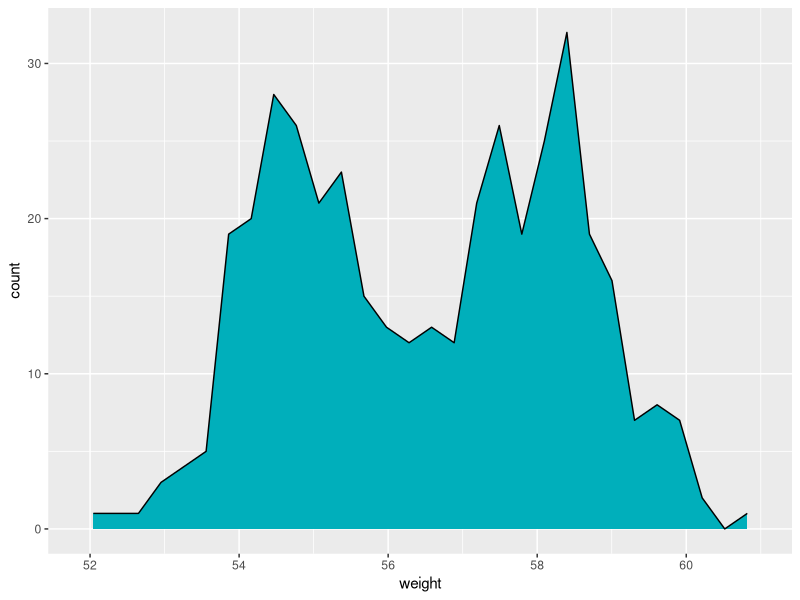
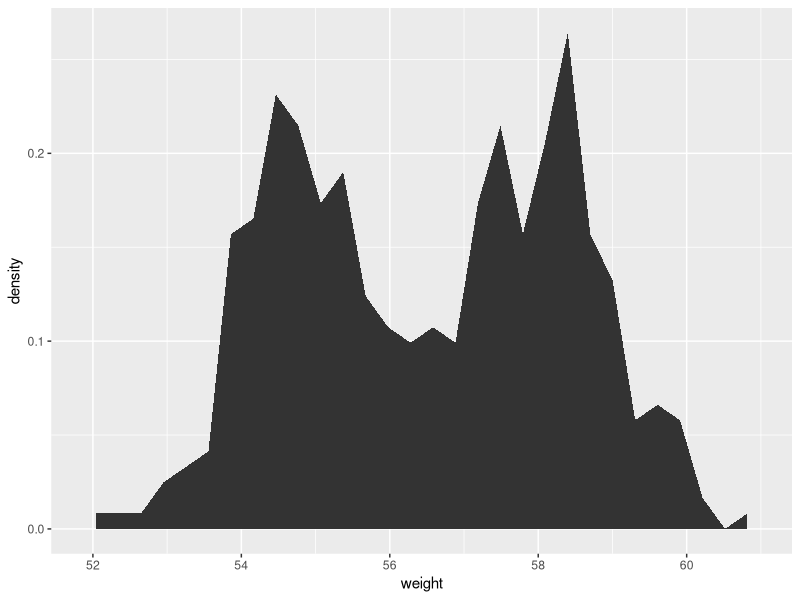
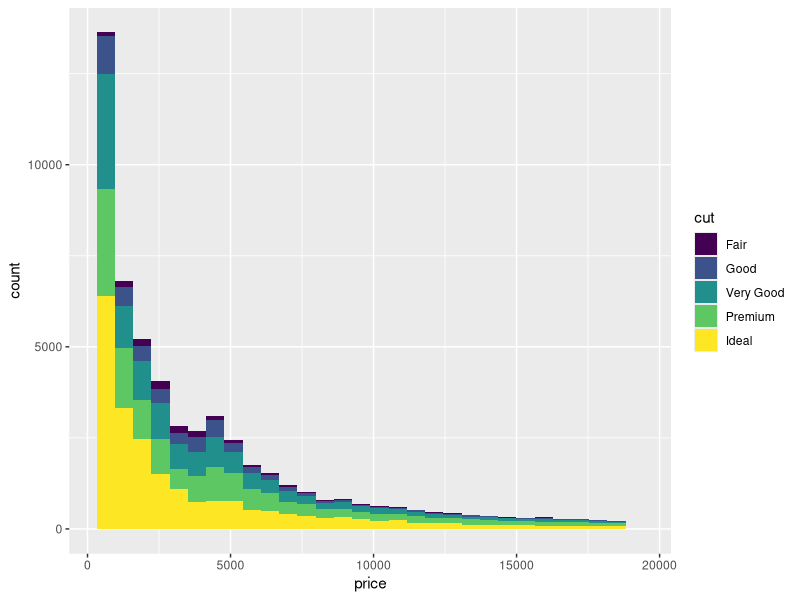
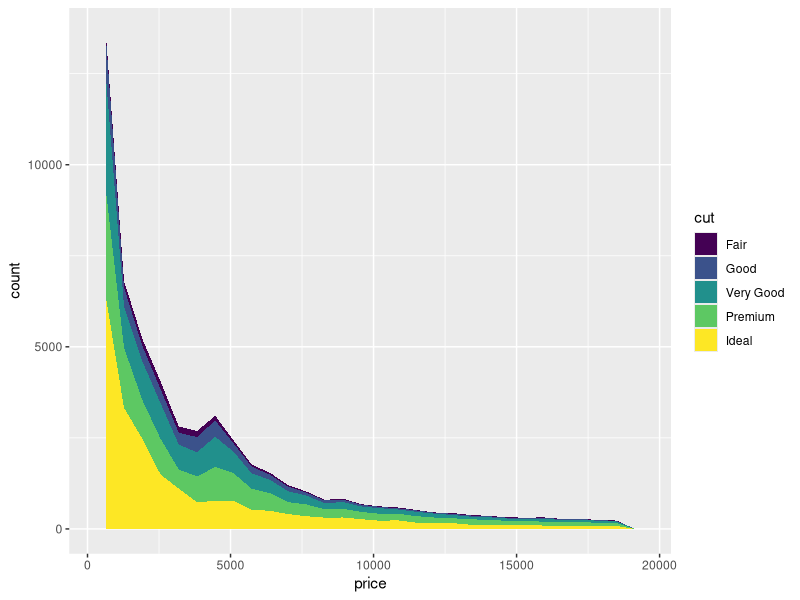
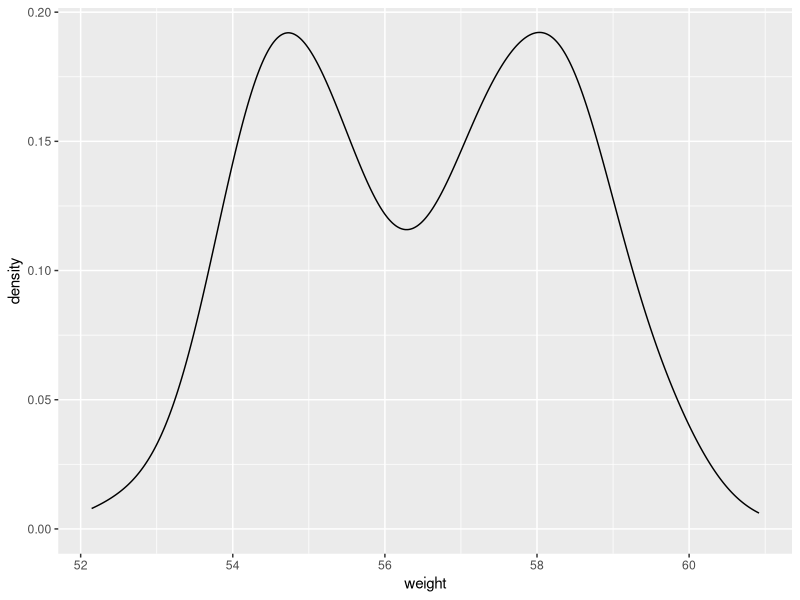
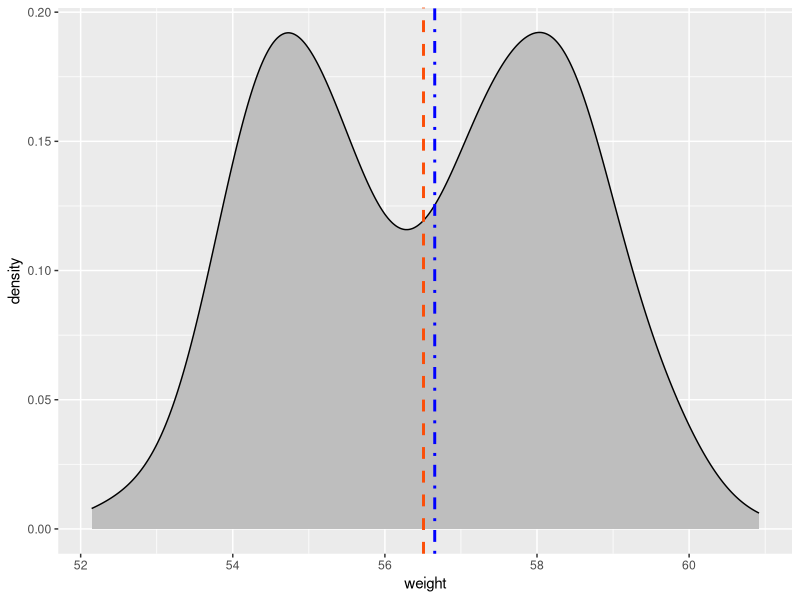
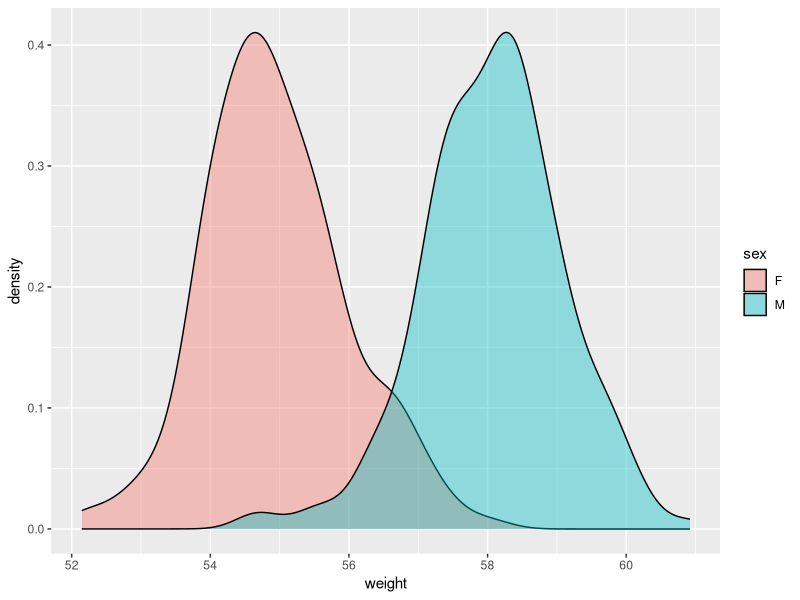
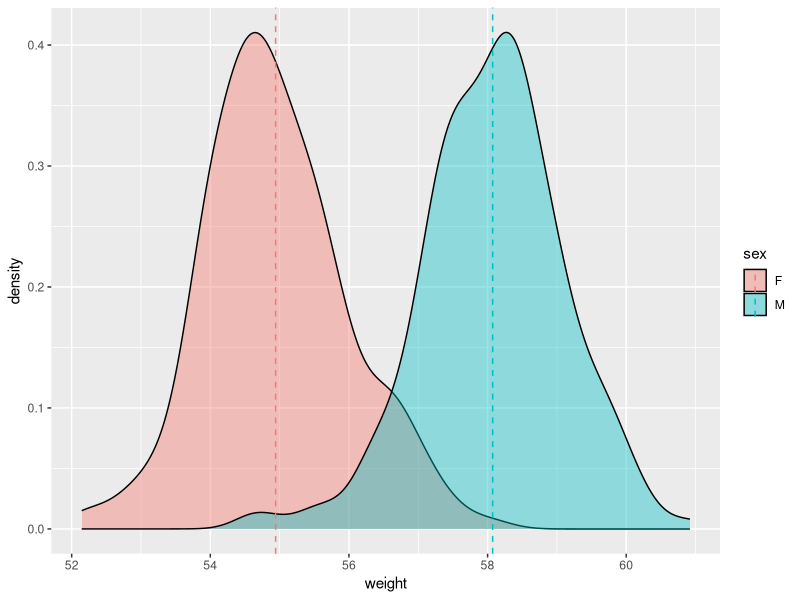

Source code (R) for these figures, in order:
## ---- chunk 1
library(ggplot2)
library(dplyr)
## ---- chunk 2
set.seed(1234)
wdata = as_data_frame(data.frame(sex = factor(rep(c("F", "M"), each=200)), weight = c(rnorm(200,55),rnorm(200,58))))
wdata

mu <- wdata %>% group_by(sex) %>% summarize(grp.mean = mean(weight))
mu

a <- ggplot(wdata, aes(x = weight))

a + geom_area(stat = "bin", color = "black", fill = "#00AFBB")
#a + geom_area() will not get right result, object 'y' not found. Use stat to specify the count as y 
#Note that, by default y axis corresponds to the count of weight values. If you want to change the plot in order to have the density on y axis, the R code would be as follow.
a + geom_area(aes(y = ..density..), stat = "bin")

data("diamonds")
diamonds <- as_data_frame(diamonds)
diamonds
p <- ggplot(diamonds, aes(x = price, fill = cut))
# Bar plot
p + geom_bar(stat = "bin")
# Area plot
p + geom_area(stat = "bin")
## ---- chunk 3
# Basic plots
a + geom_density()

# Add color and mean xintercept and median xintercept
a + geom_density(color = "black", fill = "gray") + geom_vline(aes(xintercept = mean(weight)), color = "#FC4E08", linetype = "dashed", size = 1) + geom_vline(aes(xintercept = median(weight)), color = "blue", linetype = 4, size = 1)

# Change color by group
a + geom_density(aes(fill = sex), alpha = 0.4) 

# Add mean lines and color by sex
a + geom_density(aes(fill = sex), alpha = 0.4) + geom_vline(data = mu, aes(xintercept = grp.mean, color = sex), linetype = "dashed")

# Change manually 
# change line manually
a2 <- a + geom_density(aes(color = sex)) + geom_vline(data = mu, aes(xintercept = grp.mean, color = sex), linetype = "dashed") + theme_minimal()

a2 + scale_color_manual(values = c("#999999", "#E69F00"))

a2 + scale_color_brewer(palette = "Paired")

a2 + scale_color_grey()

# change fill manually
a3 <- a + geom_density(aes(fill = sex), alpha = 0.4) + theme_minimal()

a3 + scale_fill_manual(values = c("#999999", "#E69F00"))

a3 + scale_fill_brewer(palette = "Dark2")

a3 + scale_fill_grey()
## ---- chunk 4
# Basic plot
a + geom_histogram()

a + geom_histogram(bins = 50)

#Note that by default, stat_bin uses 30 bins - this might not be good default. You can change the number of bins (e.g.: bins = 50 or the bin width e.g.: binwidth = 0.5.
a + geom_histogram(bins = 50, color = "black", fill = "grey") + geom_vline(aes(xintercept = mean(weight)), color = "#FC4E07", linetype = "dashed", size = 1) + theme_minimal()

a + geom_histogram(aes(y = ..density..), bins = 50)

# Change color by sex
a + geom_histogram(aes(color = sex), fill = "white", bins = 50) + theme_minimal()

# Position adjustment "identity"(overlaid)
a + geom_histogram(aes(color = sex), fill = "white", bins = 50, alpha = 0.6, position = "identity")

# Position adjustment "dodge" (Interleaved)
# Add mean lines and color by sex
a + geom_histogram(aes(color = sex), fill = "white", alpha = 0.6, position = "dodge", bins = 50) + geom_vline(aes(xintercept = mean(weight)), linetype = "dashed")

# Change fill, color manually
# Change outline color manually
a + geom_histogram(aes(color = sex), fill = "white", alpha = 0.4, position = "identity", bins = 50) + scale_color_manual(values = c("#00AFBB","#E7B800"))

# Change fill and outline color manually
# a + geom_histogram(aes(color = sex), fill = "white", alpha =0.4, position = "identity", bins = 50) + scale_fill_manual(values = c("#00AFBB", "#E7B800")) + scale_color_manual(values = c("#00AFBB", "#E7B800")) 
# wrong command, I have to assign fill first by group

a + geom_histogram(aes(color = sex, fill = sex), alpha =0.4, position = "identity", bins = 50) + scale_fill_manual(values = c("#00AFBB", "#E7B800")) + scale_color_manual(values = c("#00AFBB", "#E7B800")) 


## Combine Histogram and Density Plots

# Plot histogram with density values on y-axis(instead of count values).
# Add density plot with transparent density plot

# Histogram with density plot
a + geom_histogram(aes(y = ..density..),color = "black", fill = "white") + geom_density(alpha = 0.2, fill = "#FF6666") + theme_minimal()

# Color by groups
a + geom_histogram(aes(y = ..density.., color = sex, fill = sex),  alpha = 0.4, position = "identity") + geom_density(aes(color = sex), size =1)


## ---- chunk 5
# Basic plot
a + geom_freqpoly(bins = 30) + theme_minimal()

# Change color and linetype by sex
# Use custom color palettes
a + geom_freqpoly(aes(color = sex, linetype = sex), bins = 30 ) +  scale_color_manual(values = c("#999999", "#E69F00"))+theme_minimal()

# y density
a + geom_freqpoly(aes(y = ..density.., color = sex, linetype = sex), bins = 30 ) +  scale_color_manual(values = c("#999999", "#E69F00"))+theme_minimal()
## ---- chunk 6
a + geom_dotplot(aes(fill = sex))
## ---- chunk 7
a + stat_ecdf(geom = "point")

a + stat_ecdf(geom = "step")
## ---- chunk 8
data(mtcars)
mtcars <- as_data_frame(mtcars)
mtcars
mtcars <- mutate(mtcars, cyl = as.factor(cyl))
mtcars

p <- ggplot(mtcars, aes(sample = mpg))

# Basic plot
p + stat_qq()

# Change point shapes by groups
# Use custom color palettes
p + stat_qq(aes(shape = cyl, color = cyl)) + scale_color_manual(values = c("#00AFBB", "#E7B800", "#FC4E07"))
## ---- chunk 9
data(mpg)
mpg <- as_data_frame(mpg)
mpg

ggplot(mpg, aes(fl)) + geom_bar(fill = "steelblue") + theme_minimal()
## ---- chunk 10
# Data format
mtcars
b <- ggplot(mtcars, aes(x = wt, y= mpg))
# x weight
# y miles/gallon
#Basic scatter plots
b + geom_point(color = "#00AFBB")

# Change the point size, and shape
b + geom_point(color = "#00AFBB", size = 2, shape = 23)

# Control point size by continuous variable values
# qsec 1/4 mile time
b + geom_point(aes(size = qsec), color = "#00AFBB")

# Label text
b + geom_point() + geom_text(label = rownames(mtcars), nudge_y = 0.8)

# Change shape, color, size automatically
# Change point shape by the level of cyl
b + geom_point(aes(shape = cyl))

# Change point shape and colors
b + geom_point(aes(color = cyl, shape = cyl))

# Change shape, color, size manually
# Change the point sizes manually
b + geom_point(aes(color = cyl, shape = cyl, size = cyl)) + scale_size_manual(values = c(2,3,4))

# Change the point shapes and colors manually
b + geom_point(aes(color = cyl, shape = cyl)) + scale_shape_manual(values = c(3,16,17)) + scale_color_manual(values = c('#999999','#E69F00', '#56B4E9'))

# Use brewer color palettes
b + geom_point(aes(color = cyl, shape = cyl)) + scale_color_brewer(palette = "Dark2") + theme_minimal()

# Use grey scale
b + geom_point(aes(color = cyl, shape = cyl)) + scale_color_grey() + theme_minimal()

#####################################################
##Add regression line or smoothed conditional mean###
#####################################################
#geom_smooth(), geom_abline()
#alpha, color, fill, shape, linetype, size
#geom_smooth(method = "auto")
#method:loess->local regression, lm-> linear regression

# Add regression line
b + geom_point() + geom_smooth(method = lm)

# Point + regression line
# Remove the confidence interval
b + geom_point() + geom_smooth(method = lm, se = FALSE)

# loess method, local regression fitting
b + geom_point() + geom_smooth()

# Change the color and shape by groups 吧
b + geom_point(aes(color = cyl, shape = cyl)) + geom_smooth(aes(color = cyl, fill = cyl), method = lm)

# Remove confidence intervals
# Extend the regression lines: fullrage
b + geom_point(aes(color = cyl, shape = cyl)) + geom_smooth(aes(color = cyl), method = lm, se = FALSE, fullrange = TRUE)

# Add marginal rugs to a scatter plot
#geom_rug(sides = "bl")
# sides: a string, "trbl", top, right, bottom, left.
# Add marginal rugs
b + geom_point() + geom_rug()

# Change the color by group
b + geom_point(aes(color = cyl)) + geom_rug(aes(color = cyl))

# Add marginal rugs using faithful data
data(faithful)
faithful <- as_data_frame(faithful)
faithful
ggplot(faithful, aes(x = eruptions, y = waiting)) + geom_point() + geom_rug()

# Jitter points to reduce overplotting
# geom_jitter(), position_jitter()
#alpha, color, fill, shape, size

# Use mpg data
p <- ggplot(mpg, aes(displ, hwy))

# Default sactter plot
p + geom_point()

# Use jitter to reduce overplotting
p + geom_jitter(position = position_jitter(width = 0.5, height = 0.5))
select(mpg, displ, hwy) %>% arrange(-hwy) %>% filter(displ == 1.9)


##
#Text annotation
#geom_text()
#label, alpha, angle, color, family, fontface, hjust, lineheight, size, vjust

b + geom_text(aes(label = rownames(mtcars)), size = 3)

## ---- chunk 11
c <- ggplot(diamonds, aes(carat, price))
# Add heatmap of 2d bin counts
# geom_bin2d produce a scatter plot with rectangular bins.
# stat_bin_2d(), stat_summary_2d()
# max, xmin, ymax, ymin, alpha, color, fill, linetype, size
c + geom_bin2d()

# Change the number of bins
c + geom_bin2d(bins = 15)

# Specify the width of bins
c + geom_bin2d(binwidth = c(1,1000))
c + stat_bin_2d()
c + stat_summary_2d(aes(z = depth))

# Add hexagon bining
#geom_hex()
# stat_bin_hex(), stat_summary_hex()
# alpha, color, fill, size
require(hexbin)
c + geom_hex()

# Change the number of bins
c + geom_hex(bins = 10)
c + stat_bin_hex()
c + stat_summary_hex(aes(z = depth))

# 2D density estimation
# geom_density_2d()
# stat_density_2d()
# alpha, color, linetype, size

# Scatter plot
sp <- ggplot(faithful, aes(x = eruptions, y = waiting))
select(faithful, eruptions, waiting)
# Default plot
sp + geom_density_2d(color = "#E7B800")
# Add points
sp + geom_point(color = "#00AFBB") + geom_density_2d(color = "#E7B800")
# Use stat_density_2d with geom = "polygon"
sp + geom_point() + stat_density_2d(aes(fill = ..level..), geom = "polygon")
# Change the gradient color
sp + geom_point() + stat_density_2d(aes(fill = ..level..), geom = "polygon") + scale_fill_gradient(low = "#00AFBB", high = "#FC3E07")
# Gradient
## ---- chunk 12
ggplot(diamonds, aes(cut, color)) + geom_jitter(aes(color = cut), size = 0.5)
select(diamonds, cut, color)
## ---- chunk 13
data("ToothGrowth")
ToothGrowth$dose <- as.factor(ToothGrowth$dose)
ToothGrowth <- as_data_frame(ToothGrowth)
ToothGrowth
e <- ggplot(ToothGrowth, aes(x = dose, y = len))
## ---- chunk 14
# Basic box plot
e + geom_boxplot()
# Rotate the box plot
e + geom_boxplot() + coord_flip()
# Notched box plot
e + geom_boxplot(notch = TRUE)
# Box plot with mean points
e + geom_boxplot() + stat_summary(fun.y = mean, geom = "point", shape = 18, size = 4, color = "blue")

# chose which item to display
e + geom_boxplot() + scale_x_discrete(limits = c("0.5", "2"))
# change default order of items
e + geom_boxplot() + scale_x_discrete(limits = c("2", "0.5", "1"))

e + stat_boxplot(coeff = 1.5)

# change the color by group
# box plot outline and fill colors can be automatically controlled by the levels of the grouping variable *dose*

# Use single color
e + geom_boxplot(color = "black", fill = "steelblue")

# Change outline colors by dose (groups)
e + geom_boxplot(aes(color = dose))

# Change the fill color by dose (groups)
e + geom_boxplot(aes(fill = dose))

# Change munually outline colors:
# Use custom color palettes
e2 <- e + geom_boxplot(aes(color = dose)) + theme_minimal()
e2 + scale_color_manual(values = c("#999999", "#E69F00", "#56B4E9"))

# Use brewer color palettes
e2 + scale_color_brewer(palette  = "Dark2")

# Use grey scale
e2 + scale_color_grey()

## Change manually by fill color
# Use the custom color palettes
e3 <- e + geom_boxplot(aes(fill = dose)) + theme_minimal()
e3 + scale_fill_manual(values = c("#999999", "#E69F00", "#56B4E9"))

# Use brewer color palettes
e3 + scale_fill_brewer(palette = "Dark2")

# Use grey color
e3 + scale_fill_grey()


## Boxplot with multiple groups
#The grouping variable *dose* and *supp* are used:

# Change box plot colors by groups
e + geom_boxplot(aes(fill = supp))
# Change the position
e + geom_boxplot(aes(fill = supp), position = position_dodge(1.1))
# Change the fill color
e + geom_boxplot(aes(fill = supp), position = position_dodge(1.1)) + scale_fill_brewer("BrBG")

## ---- chunk 15
# Basic plot
e + geom_violin()

# Rotate the violin plot
e + geom_violin() + coord_flip()

# Set trim argument to FALSE
e + geom_violin(trim = FALSE, fill = "steelblue")

## Add summary statistics
# Funtion stat_summary can be used to add mean/median points and more on a violin plot

# Add mean and median points: use fun.y = mean or fun.y = median
e + geom_violin(trim = FALSE) + stat_summary(fun.y = mean, geom = "point", shape = 23, size = 2, color = "blue")

# Add mean points +/- SD
# Use geom = "pointrange" or geom = "crossbar"
e + geom_violin(trim = FALSE) + stat_summary(fun.data = "mean_sdl", fun.args = list(mult = 1), geom = "pointrange", color = "red")
# The function mean_sdl is used for adding mean and standard deviation. 
# It computes the mean plus or minus a constant times the standard deviation. The constant is specified using the argument mult (mult = 1). Default mult = 2.
# The mean +/- SD can be added as crossbar or a pointrange. 


# Combine with box plot to add median and quartiles
e + geom_violin(trim = FALSE) + geom_boxplot(width = 0.2)

## Change colors by groups
# The color and fill can be automatically controlled by the levels  of the grouping variable dose

# Change the outline colors by dose (groups)
e + geom_violin(aes(color = dose), trim = FALSE)

# Change the fill color by dose
e  + geom_violin(aes(fill = dose), trim = FALSE)

# Change outline and fill color manually.
e2 <- e + geom_violin(aes(color = dose), trim = FALSE) + theme_minimal()
e2 + scale_color_brewer(palette = "Dark2")

# Change manually fill colors
e3 <- e + geom_violin(aes(fill = dose), trim = FALSE) + theme_minimal()
e3 + scale_fill_brewer(palette = "Dark2")

## Violin plot with multiple groups
# Change the color by groups
e + geom_violin(aes(fill = supp), trim = FALSE)

# Change fill colors
e + geom_violin(aes(fill = supp), trim = FALSE) + scale_fill_brewer(palette = "Dark2")
## ---- chunk 16
#Basic dot plot
e + geom_dotplot(binaxis ="y", stackdir = "center")

# Change dotsize and stack ratio
e + geom_dotplot(binaxis = "y", stackdir = "center", stackratio = 1.5, dotsize = 1.1)

# stat_summary can be used to add mean/median points and more on a violin plot
# Add mean and median points: use fun.y = mean or fun.y = median
e + geom_dotplot(binaxis = "y", stackdir = "center") + stat_summary(fun.y = mean, geom = "point", shape = 18, size = 3, color = "red")

# Add mean points with +/- SD
# Use geom = "pointrange" or geom = "crossbar"
e + geom_dotplot(binaxis = "y", stackdir = "center") + stat_summary(fun.data = "mean_sdl", fun.args = list(mult = 1), geom = "pointrange", color = "red")

## Combine with box plot and dot plot:
# Combine with boxplot
e + geom_boxplot() + geom_dotplot(binaxis = "y", stackdir ="center")

# Combine with violin plot
e + geom_violin(trim = FALSE) + geom_dotplot(binaxis = "y", stackdir ="center")

# Dotplot + violin plot + stat summary
e + geom_violin(trim = FALSE) + geom_dotplot(binaxis = "y", stackdir ="center") + stat_summary(fun.data = "mean_sdl", fun.args = list(mult = 1), geom = "pointrange", color = "red", shape = 11)

# use scale to change the outlien and fill color automatically controlled byt the levels of the grouping variable dose
# scale_color_munual(), scale_color_brewer(), scale_color_grey()
# scale_fill_munual(), sclae_fill_brewer(), scale_fill_grey()

e + geom_dotplot(binaxis = "y", stackdir = "center", aes(color = dose), fill = "white") + theme_minimal()

## dotplot with multiple groups
# just like boxplot and violin plot
## ---- chunk 17
e + geom_jitter()

# Change the position
# 0.2 is the degree of jitter in x direction
e + geom_jitter(position = position_jitter(0.2))

# Change point shapes and size
e  + geom_boxplot()+ geom_jitter(position = position_jitter(0.2), shape = 11, size = 1.2)

# Add summary statistics
# Add mean or median point
e + geom_jitter(position = position_jitter(0.2)) + stat_summary(fun.y = mean, geom = "point", shape = 18, size = 3, color = "red")

# use geom = "pointrange"
e + geom_jitter(position = position_jitter(0.2)) + stat_summary(fun.data = "mean_sdl", fun.args = list(mult = 1), shape = 18, color = "red")

# Combine with boxplot and violin plot
e + geom_violin(trim = FALSE) + geom_jitter(position = position_jitter(0.1)) + stat_summary(fun.data = "mean_sdl", fun.args = list(mult = 1), shape = 18, color = "red")

# Change point shape by group
e + geom_jitter(aes(shape = dose), position = position_jitter(0.2)) + scale_shape_manual(values = c(1,17,19))

# Change color by groups
e + geom_jitter(aes(color = dose, shape = dose), position = position_jitter(0.2)) + theme_minimal()

# Change the outlien and fill color by scale

##Stripchar with multiple groups
#Change colors and shapes by groups
e + geom_jitter(aes(color = supp, shape = supp), position = position_jitter(0.2))

# Add boxplot
e + geom_boxplot(aes(color = supp), position = position_dodge()) + geom_jitter(aes(color = supp, shape = supp), position = position_jitter(0.2)) + theme_minimal()
## ---- chunk 18
df <- data.frame(dose = c("D0.5", "D1", "D2"), len = c(4.2,10, 29.5))
df2 <- data.frame(supp = rep(c("VC", "OJ"), each = 3), dose = rep(c("D0.5", "D1", "D2"),2 ), len = c(6.8, 15, 33, 4.2, 10, 29.5))

p<- ggplot(data = df, aes(x = dose, y = len, group = 1))
p + geom_line() + geom_point()

# Change the line color and line type
p + geom_line(linetype = "dashed", color = "steelblue") + geom_point(color = "steelblue")

# use geom_step()
p + geom_step() + geom_point()

# use paht
p + geom_path() 

# Line plot with multiple groups
# line tpye and point shape automatically controlled by groups.
p <- ggplot(df2, aes(x = dose, y= len, group = supp))
p + geom_line(aes(linetype = supp)) + geom_point(aes(shape = supp))

# Change the line type, point shapes and colors
p + geom_line(aes(linetype = supp, color = supp)) + geom_point(aes(shape = supp, color = supp)) + scale_color_brewer(palette = "Dark2")

# X-axis is date; use economics
head(economics)
ggplot(data = economics, aes(x = date, y = pop)) + geom_line()

# subset data
ss <- subset(economics, date > as.Date("2006-1-1"))
ggplot(data = ss, aes(x = date, y = pop)) + geom_line()

# line size
ggplot(data = economics, aes(x = date, y = pop, size = unemploy/ pop)) + geom_line()

# multiple time series data:
# Solution 1
ggplot(economics, aes(x = date)) + geom_line(aes(y = psavert, color = "darkred")) + geom_line(aes(y = uempmed), color = "steelblue", linetype = "twodash") + theme_minimal()

# Solution 2: melt by date

# Area plot
ggplot(economics, aes(x = date)) + geom_area(aes(y = psavert), fill = "#999999", color = "#999999", alpha = 0.5) + geom_area(aes(y = uempmed), fill = "#E69F00", color = "#E69F00", alpha = 0.5) + theme_minimal()
## ---- chunk 19
df <- data.frame(dose = c("D0.5", "D1", "D2"), len = c(4.2,10, 29.5))
df2 <- data.frame(supp = rep(c("VC", "OJ"), each = 3), dose = rep(c("D0.5", "D1", "D2"),2 ), len = c(6.8, 15, 33, 4.2, 10, 29.5))

f <- ggplot(df, aes(x = dose, y = len))

f + geom_bar(stat = "identity")
#Change fill color and add labels at the top
f + geom_bar(stat= "identity", fill = "steelblue") + geom_text(aes(label = len), vjust = -0.3, size = 3.5) + theme_minimal()
f + geom_bar(stat= "identity", fill = "steelblue") + geom_text(aes(label = len), vjust = 1.6, size = 3.5, color = "white") + theme_minimal() + scale_x_discrete(limits = c("D2", "D0.5", "D1"))

# change the color by groups
f + geom_bar(aes(color = dose), stat = "identity", fill = "white")


#bar plot with multiple groups
g <- ggplot(data =df2, aes(x = dose, y = len, fill = supp))

# Statcked bar plot
g + geom_bar(stat = "identity")
# Use position = position_dodge()
g + geom_bar(stat = "identity", position = position_dodge()) + geom_text(aes(label = len), vjust = 1.6, color = "white", position = position_dodge(0.9), size = 3.5)

library(dplyr)
library(plyr)
df_sorted <- arrange(df2, dose, supp)
df_cumsum <- ddply(df_sorted, "dose", transform, label_ypos = cumsum(len))

# Create the bar plot
ggplot(data = df_cumsum, aes(x = dose, y = len, fill = supp)) + geom_bar(stat = "identity") + geom_text(aes(label = len, y = label_ypos), vjust = 1.6, color = "white", size = 3.5)

